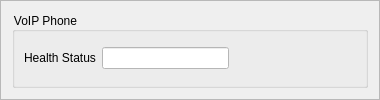
              <widget class="QFrame" name="frame_19">
               <property name="minimumSize">
                <size>
                 <width>380</width>
                 <height>0</height>
                </size>
               </property>
               <property name="frameShape">
                <enum>QFrame::StyledPanel</enum>
               </property>
               <property name="frameShadow">
                <enum>QFrame::Raised</enum>
               </property>
               <layout class="QVBoxLayout" name="verticalLayout">
                <item>
                 <widget class="QGroupBox" name="CSC_gb_19">
                  <property name="minimumSize">
                   <size>
                    <width>350</width>
                    <height>0</height>
                   </size>
                  </property>
                  <property name="font">
                   <font>
                    <italic>false</italic>
                    <underline>false</underline>
                   </font>
                  </property>
                  <property name="autoFillBackground">
                   <bool>false</bool>
                  </property>
                  <property name="styleSheet">
                   <string notr="true">color: rgb(0, 0, 0);</string>
                  </property>
                  <property name="title">
                   <string>VoIP Phone</string>
                  </property>
                  <property name="flat">
                   <bool>false</bool>
                  </property>
                  <property name="checkable">
                   <bool>false</bool>
                  </property>
                  <layout class="QGridLayout" name="gridLayout_40">
                   <item row="0" column="0">
                    <layout class="QHBoxLayout" name="horizontalLayout_54">
                     <item>
                      <widget class="QLabel" name="label_78">
                       <property name="text">
                        <string>Health Status</string>
                       </property>
                      </widget>
                     </item>
                     <item>
                      <widget class="QLineEdit" name="CSVP_H_LE">
                       <property name="styleSheet">
                        <string notr="true">background-color: rgb(255, 255, 255);</string>
                       </property>
                      </widget>
                     </item>
                     <item>
                      <spacer name="horizontalSpacer_26">
                       <property name="orientation">
                        <enum>Qt::Horizontal</enum>
                       </property>
                       <property name="sizeHint" stdset="0">
                        <size>
                         <width>108</width>
                         <height>20</height>
                        </size>
                       </property>
                      </spacer>
                     </item>
                    </layout>
                   </item>
                  </layout>
                 </widget>
                </item>
               </layout>
              </widget>
